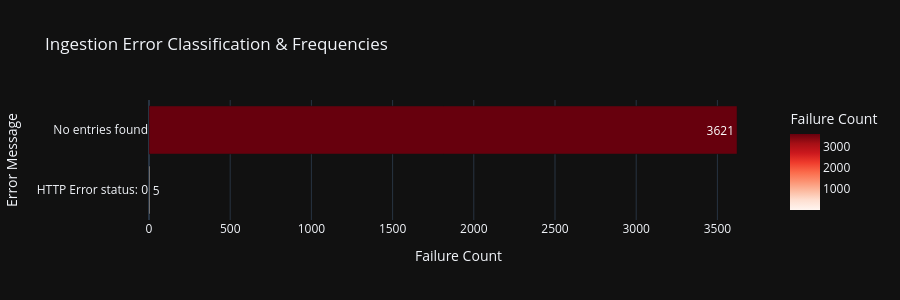

Notebook code cell kept with this figure:
### Code cell
# Profile and classify ingestion errors
with get_connection() as conn:
    df_errors = pd.read_sql_query(
        "SELECT error_msg, COUNT(*) as count FROM words WHERE error_msg IS NOT NULL GROUP BY error_msg ORDER BY count DESC;", 
        conn
    )

print("=== Ingestion Errors Summary ===")
print(df_errors.to_string(index=False))

if not df_errors.empty:
    fig_errors = px.bar(
        df_errors,
        x="count",
        y="error_msg",
        orientation="h",
        text_auto=True,
        title="Ingestion Error Classification & Frequencies",
        labels={"count": "Failure Count", "error_msg": "Error Message"},
        color="count",
        color_continuous_scale="Reds"
    )
    fig_errors.update_layout(yaxis={'categoryorder':'total ascending'}, height=300)
    fig_errors.show()

### Figure 1 — Plotly figure (JSON) as saved in the notebook; plotly's stock layout.template omitted (floating-point values rounded to 4 significant figures)
{"data": [{"hovertemplate": "Failure Count=%{marker.color}<br>Error Message=%{y}<extra></extra>", "legendgroup": "", "marker": {"color": [3621, 5], "coloraxis": "coloraxis", "pattern": {"shape": ""}}, "name": "", "orientation": "h", "showlegend": false, "textposition": "auto", "texttemplate": "%{x}", "type": "bar", "x": [3621, 5], "xaxis": "x", "y": ["No entries found", "HTTP Error status: 0"], "yaxis": "y"}], "layout": {"barmode": "relative", "coloraxis": {"autocolorscale": false, "colorbar": {"title": {"text": "Failure Count"}}, "colorscale": [[0.0, "rgb(255,245,240)"], [0.125, "rgb(254,224,210)"], [0.25, "rgb(252,187,161)"], [0.375, "rgb(252,146,114)"], [0.5, "rgb(251,106,74)"], [0.625, "rgb(239,59,44)"], [0.75, "rgb(203,24,29)"], [0.875, "rgb(165,15,21)"], [1.0, "rgb(103,0,13)"]]}, "height": 300, "legend": {"tracegroupgap": 0}, "title": {"text": "Ingestion Error Classification & Frequencies"}, "xaxis": {"anchor": "y", "domain": [0.0, 1.0], "title": {"text": "Failure Count"}}, "yaxis": {"anchor": "x", "categoryorder": "total ascending", "domain": [0.0, 1.0], "title": {"text": "Error Message"}}}}
